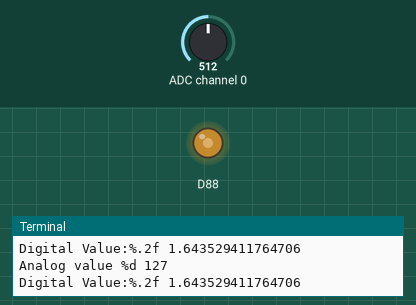
This program was run on a simulated Raspberry Pi (BCM pin numbers). Shown: output pins drawn as LEDs (lit = HIGH), the last lines printed to the terminal. The inputs (shaded band) are chosen by the test bench; at power-on: ADC channel 0 = 512 (analog values on the 0–1023 scale).

Above: at 1.2 s.
1.3 s: ADC channel 0 set to 716
At 2.1 s:
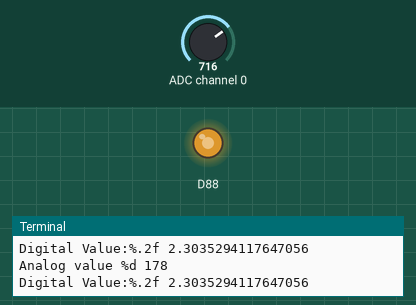
2.9 s: ADC channel 0 set to 900
At 4.2 s:
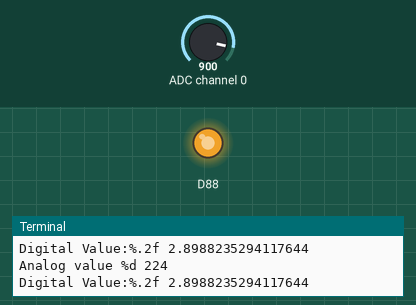
4.5 s: ADC channel 0 set to 122
At 5.0 s:
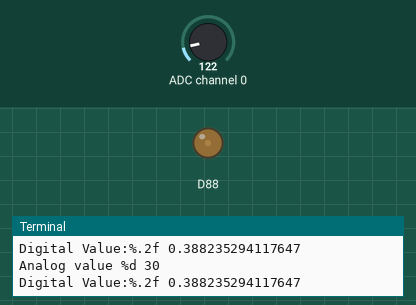
6.1 s: ADC channel 0 set to 0
At 7.1 s:
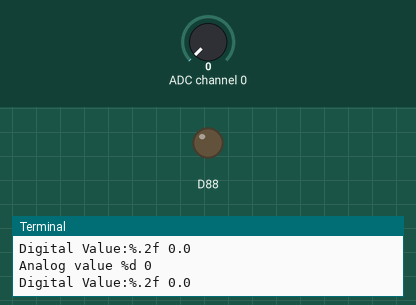
7.7 s: ADC channel 0 set to 511
At 9.0 s:
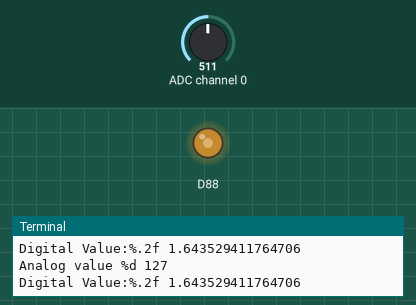
Timing chart, 0 to 10.3 s (numbered marks = the images above; inputs shaded):
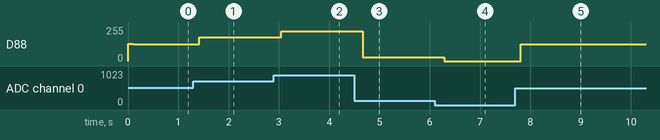

The program:

ADC-DAC.py
```python
import smbus
import time

address = 0x48
bus= smbus.SMBus(1)

cmd = 0x40

def analogRead(channel):
    value = bus.read_byte_data(address, cmd+channel)
    return value

def analogWrite(value):
    bus.write_byte_data(address, cmd, value)

def loop():
    while True:
        value = analogRead(0)
        print("Analog value %d", value)
        analogWrite(value)
        voltage = value/255.0 * 3.3 # this is calculated based on vcc
        print("Digital Value:%.2f",voltage)

        #print("ADC value: %d, Val: %.2f" %(value. voltage))
        time.sleep(0.1)

def destroy():
    bus.close()

if __name__== "__main__" :
    print("Program Started")

    try:
        loop()
    except KeyboardInterrupt:
        destroy()
```

Measured:
- after the input at 1.3 s, D88: 127/255 → 178/255 after 0.12 s
- after the input at 2.9 s, D88: 178/255 → 224/255 after 0.14 s
- after the input at 4.5 s, D88: 224/255 → 30/255 after 0.17 s
- after the input at 6.1 s, D88: 30/255 → 0/255 after 0.19 s
- after the input at 7.7 s, D88: 0/255 → 127/255 after 0.11 s
